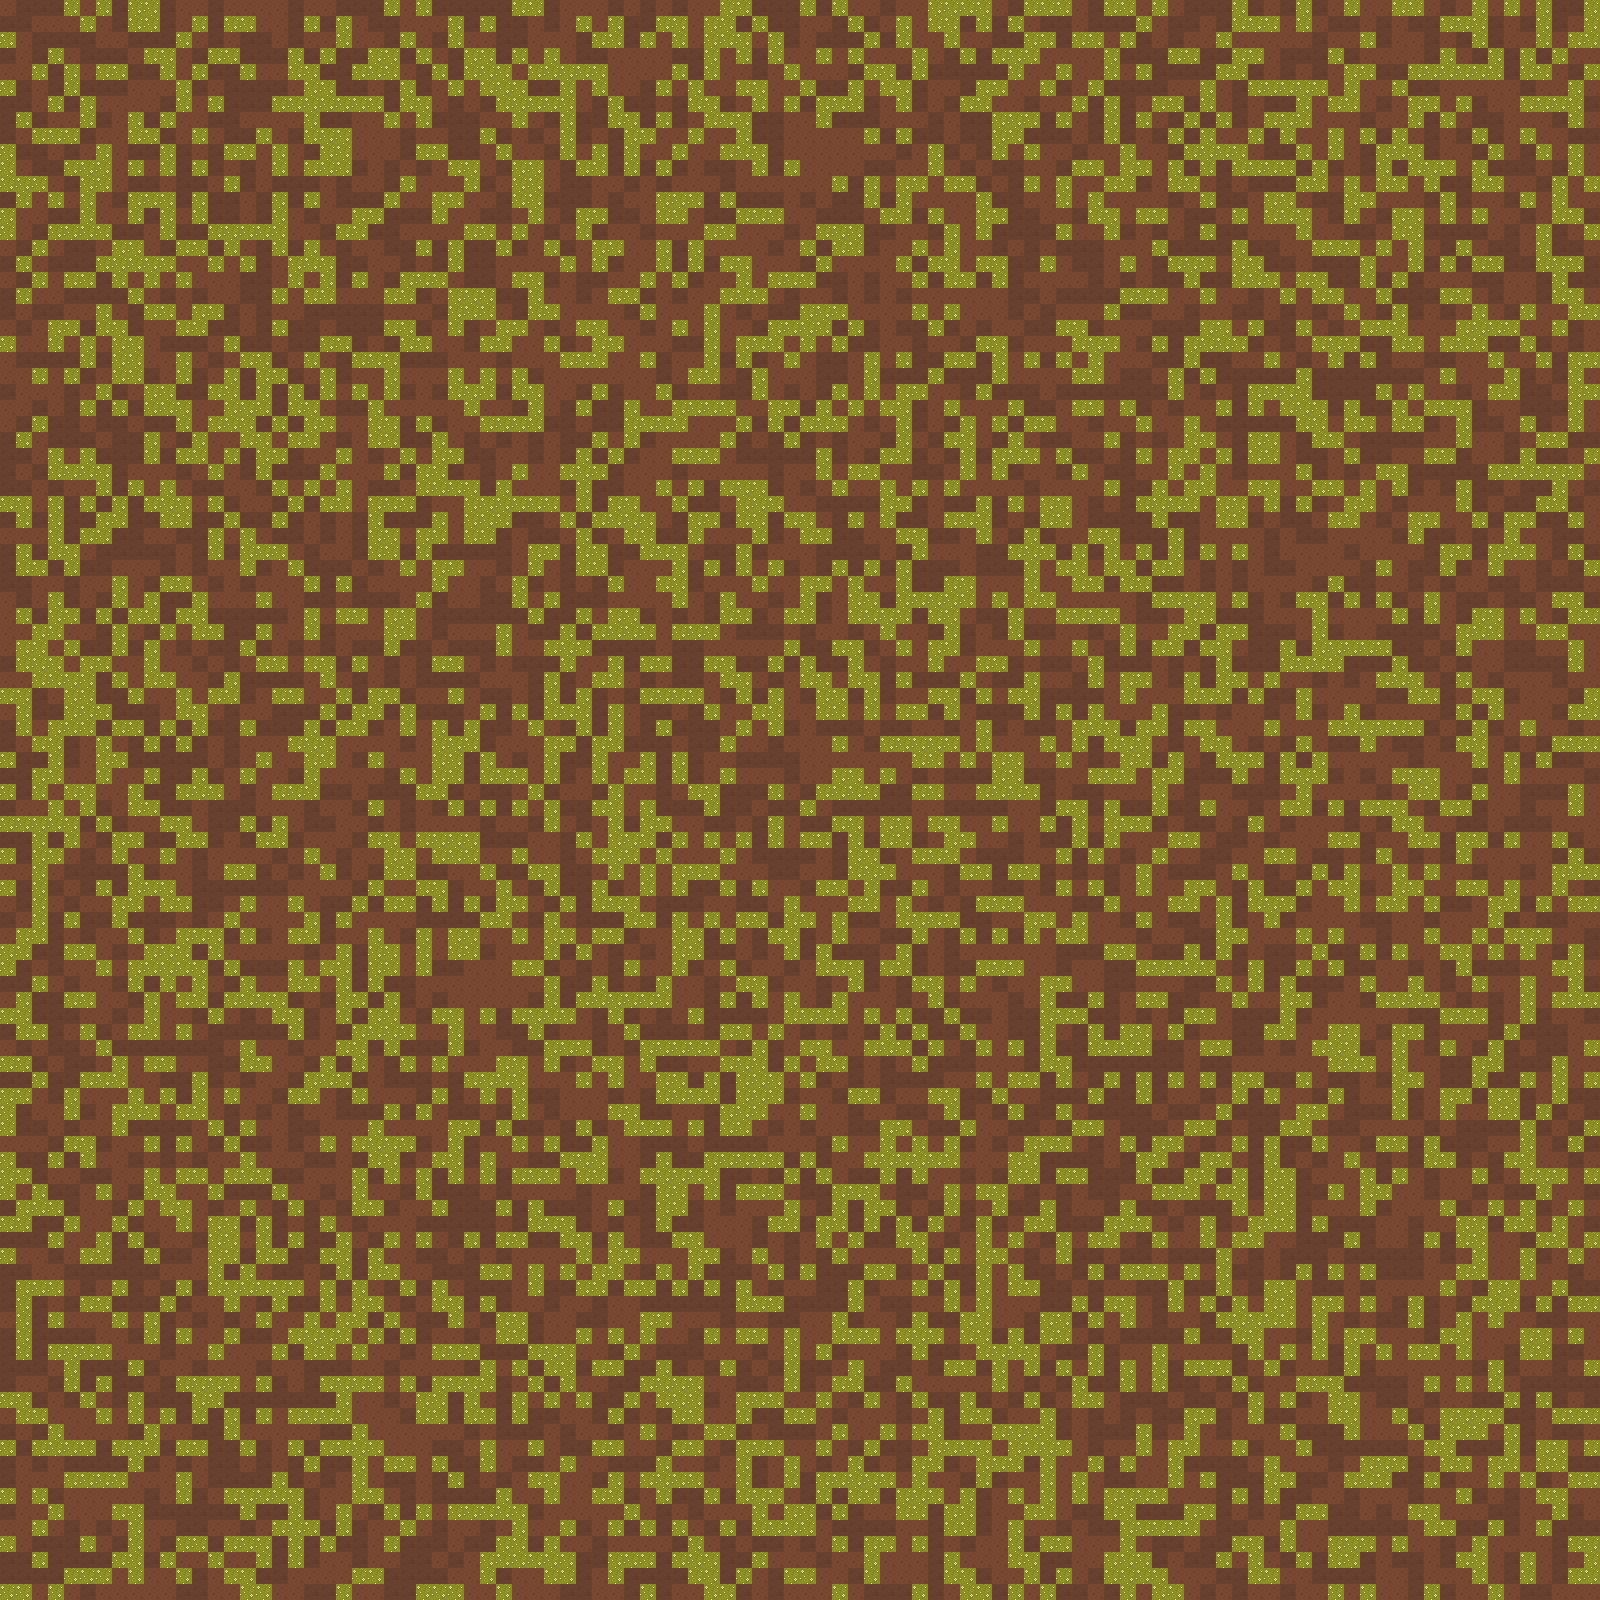

Rendered tile map (Tiled .tmx) drawn with the repository's tilesets; below, a short description and the map source with its tile grids summarised:
An orthogonal 100x100 tile map with 16x16 px tiles, 1 tile layer (Tile Layer 1).

<map version="1.0" orientation="orthogonal" renderorder="left-up" width="100" height="100" tilewidth="16" tileheight="16" nextobjectid="1">
 <tileset firstgid="1" name="Tiles" tilewidth="16" tileheight="16">
  <tile id="0">
   <image width="16" height="16" source="../img/log_acacia_heart.png" />
  </tile>
  <tile id="1">
   <image width="16" height="16" source="../img/log_acacia_side.png" />
  </tile>
  <tile id="2">
   <image width="16" height="16" source="../img/log_cherry_heart.png" />
  </tile>
  <tile id="3">
   <image width="16" height="16" source="../img/log_cherry_side.png" />
  </tile>
  <tile id="4">
   <image width="16" height="16" source="../img/log_dark_heart.png" />
  </tile>
  <tile id="5">
   <image width="16" height="16" source="../img/log_dark_side.png" />
  </tile>
  <tile id="6">
   <image width="16" height="16" source="../img/log_dead_heart.png" />
  </tile>
  <tile id="7">
   <image width="16" height="16" source="../img/log_dead_side.png" />
  </tile>
  <tile id="8">
   <image width="16" height="16" source="../img/log_fir_heart.png" />
  </tile>
  <tile id="9">
   <image width="16" height="16" source="../img/log_fir_side.png" />
  </tile>
  <tile id="10">
   <image width="16" height="16" source="../img/log_hellbark_heart.png" />
  </tile>
  <tile id="11">
   <image width="16" height="16" source="../img/log_hellbark_side.png" />
  </tile>
  <tile id="12">
   <image width="16" height="16" source="../img/log_holy_heart.png" />
  </tile>
  <tile id="13">
   <image width="16" height="16" source="../img/log_holy_side.png" />
  </tile>
  <tile id="14">
   <image width="16" height="16" source="../img/log_jacaranda_heart.png" />
  </tile>
  <tile id="15">
   <image width="16" height="16" source="../img/log_mangrove_side.png" />
  </tile>
  <tile id="16">
   <image width="16" height="16" source="../img/log_palm_heart.png" />
  </tile>
  <tile id="17">
   <image width="16" height="16" source="../img/log_palm_side.png" />
  </tile>
  <tile id="18">
   <image width="16" height="16" source="../img/log_pine_heart.png" />
  </tile>
  <tile id="19">
   <image width="16" height="16" source="../img/log_pine_side.png" />
  </tile>
  <tile id="20">
   <image width="16" height="16" source="../img/log_redwood_heart.png" />
  </tile>
  <tile id="21">
   <image width="16" height="16" source="../img/log_redwood_side.png" />
  </tile>
  <tile id="22">
   <image width="16" height="16" source="../img/log_sacredoak_heart.png" />
  </tile>
  <tile id="23">
   <image width="16" height="16" source="../img/log_sacredoak_side.png" />
  </tile>
  <tile id="24">
   <image width="16" height="16" source="../img/log_willow_heart.png" />
  </tile>
  <tile id="25">
   <image width="16" height="16" source="../img/log_willow_side.png" />
  </tile>
  <tile id="26">
   <image width="16" height="16" source="../img/longgrass1.png" />
  </tile>
  <tile id="27">
   <image width="16" height="16" source="../img/longgrass2.png" />
  </tile>
  <tile id="28">
   <image width="16" height="16" source="../img/longgrass3.png" />
  </tile>
  <tile id="29">
   <image width="16" height="16" source="../img/malachiteblock.png" />
  </tile>
  <tile id="30">
   <image width="16" height="16" source="../img/mud.png" />
  </tile>
  <tile id="31">
   <image width="16" height="16" source="../img/mudbrick.png" />
  </tile>
  <tile id="32">
   <image width="16" height="16" source="../img/overgrownnetherrack3.png" />
  </tile>
  <tile id="33">
   <image width="16" height="16" source="../img/peridotblock.png" />
  </tile>
  <tile id="34">
   <image width="16" height="16" source="../img/plank_acacia.png" />
  </tile>
  <tile id="35">
   <image width="16" height="16" source="../img/plank_cherry.png" />
  </tile>
  <tile id="36">
   <image width="16" height="16" source="../img/plank_fir.png" />
  </tile>
  <tile id="37">
   <image width="16" height="16" source="../img/plank_hell_bark.png" />
  </tile>
  <tile id="38">
   <image width="16" height="16" source="../img/plank_holy.png" />
  </tile>
  <tile id="39">
   <image width="16" height="16" source="../img/plank_jacaranda.png" />
  </tile>
  <tile id="40">
   <image width="16" height="16" source="../img/plank_magic.png" />
  </tile>
  <tile id="41">
   <image width="16" height="16" source="../img/plank_mahogany.png" />
  </tile>
  <tile id="42">
   <image width="16" height="16" source="../img/plank_mangrove.png" />
  </tile>
  <tile id="43">
   <image width="16" height="16" source="../img/plank_palm.png" />
  </tile>
  <tile id="44">
   <image width="16" height="16" source="../img/plank_pine.png" />
  </tile>
  <tile id="45">
   <image width="16" height="16" source="../img/plank_redwood.png" />
  </tile>
  <tile id="46">
   <image width="16" height="16" source="../img/plank_sacredoak.png" />
  </tile>
  <tile id="47">
   <image width="16" height="16" source="../img/plank_willow.png" />
  </tile>
  <tile id="48">
   <image width="16" height="16" source="../img/quicksand.png" />
  </tile>
  <tile id="49">
   <image width="16" height="16" source="../img/redbrick.png" />
  </tile>
  <tile id="50">
   <image width="16" height="16" source="../img/redcobble.png" />
  </tile>
  <tile id="51">
   <image width="16" height="16" source="../img/redrock.png" />
  </tile>
  <tile id="52">
   <image width="16" height="16" source="../img/smolderinggrass_top.png" />
  </tile>
 </tileset>
 <layer name="Tile Layer 1" width="100" height="100">
  <data>[10000 cells, 10000 non-empty, 3 distinct tile ids]</data>
 </layer>
</map>
